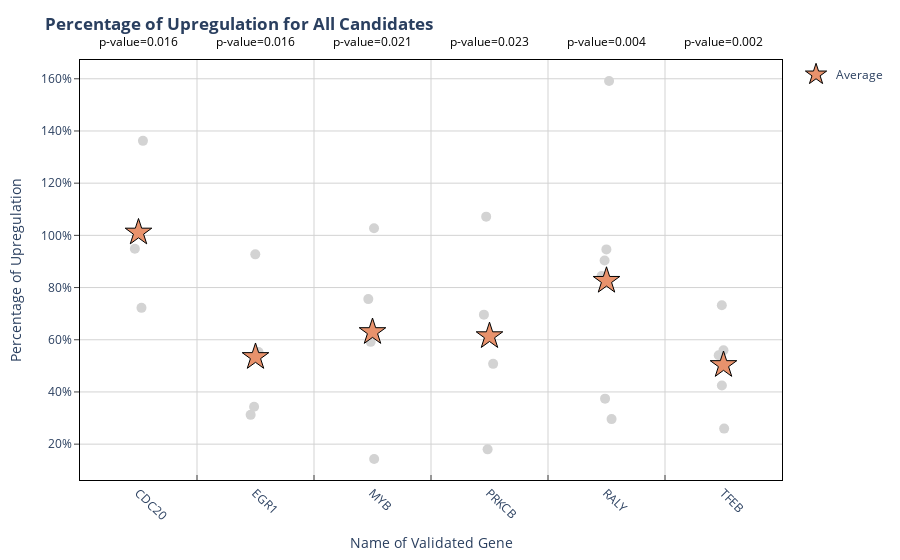

The notebook cell this image was saved under:
### Code cell
# Plot all candidates.
all_candidates_plot, order = _plot_percentage_upregulation(
    dataframe=luciferase_results,
    title_text="<b>Percentage of Upregulation for All Candidates</b>",
    only_positives=True
)

all_candidates_plot.show()

### Figure 1 — Plotly figure (JSON) as saved in the notebook; plotly's stock layout.template omitted (floating-point values rounded to 4 significant figures)
{"data": [{"alignmentgroup": "True", "boxpoints": "all", "fillcolor": "rgba(255,255,255,0)", "hoveron": "points", "hovertemplate": "gene_names=%{x}<br>percentage_of_upregulation=%{y}<extra></extra>", "jitter": 0.2, "legendgroup": "", "line": {"color": "rgba(255,255,255,0)"}, "marker": {"color": "lightgrey", "opacity": 1, "size": 10}, "name": "", "offsetgroup": "", "orientation": "v", "pointpos": 0, "showlegend": false, "type": "box", "x": ["EGR1", "EGR1", "EGR1", "EGR1", "CDC20", "CDC20", "CDC20", "RALY", "RALY", "RALY", "RALY", "RALY", "RALY", "PRKCB", "PRKCB", "PRKCB", "PRKCB", "TFEB", "TFEB", "TFEB", "TFEB", "TFEB", "MYB", "MYB", "MYB", "MYB"], "x0": " ", "xaxis": "x", "y": [55.33, 31.22, 92.73, 34.33, 94.85, 72.22, 136.2, 94.62, 159.2, 37.44, 29.6, 90.37, 84.4, 50.77, 69.62, 107.2, 18.01, 42.47, 54.05, 55.93, 25.95, 73.24, 14.31, 75.58, 59.2, 102.8], "y0": " ", "yaxis": "y"}, {"marker": {"color": "#e8926c", "line": {"color": "black", "width": 1}, "size": 20, "symbol": 17}, "mode": "markers", "name": "Average", "showlegend": true, "type": "scatter", "x": ["EGR1"], "y": [53.4]}, {"marker": {"color": "#e8926c", "line": {"color": "black", "width": 1}, "size": 20, "symbol": 17}, "mode": "markers", "name": "Average", "showlegend": false, "type": "scatter", "x": ["CDC20"], "y": [101.1]}, {"marker": {"color": "#e8926c", "line": {"color": "black", "width": 1}, "size": 20, "symbol": 17}, "mode": "markers", "name": "Average", "showlegend": false, "type": "scatter", "x": ["RALY"], "y": [82.6]}, {"marker": {"color": "#e8926c", "line": {"color": "black", "width": 1}, "size": 20, "symbol": 17}, "mode": "markers", "name": "Average", "showlegend": false, "type": "scatter", "x": ["PRKCB"], "y": [61.39]}, {"marker": {"color": "#e8926c", "line": {"color": "black", "width": 1}, "size": 20, "symbol": 17}, "mode": "markers", "name": "Average", "showlegend": false, "type": "scatter", "x": ["TFEB"], "y": [50.33]}, {"marker": {"color": "#e8926c", "line": {"color": "black", "width": 1}, "size": 20, "symbol": 17}, "mode": "markers", "name": "Average", "showlegend": false, "type": "scatter", "x": ["MYB"], "y": [62.96]}], "layout": {"annotations": [{"font": {"color": "black", "size": 12}, "showarrow": false, "text": "p-value=0.016", "textangle": 0, "x": 0, "xref": "x", "y": 1.07, "yref": "paper"}, {"font": {"color": "black", "size": 12}, "showarrow": false, "text": "p-value=0.016", "textangle": 0, "x": 1, "xref": "x", "y": 1.07, "yref": "paper"}, {"font": {"color": "black", "size": 12}, "showarrow": false, "text": "p-value=0.021", "textangle": 0, "x": 2, "xref": "x", "y": 1.07, "yref": "paper"}, {"font": {"color": "black", "size": 12}, "showarrow": false, "text": "p-value=0.023", "textangle": 0, "x": 3, "xref": "x", "y": 1.07, "yref": "paper"}, {"font": {"color": "black", "size": 12}, "showarrow": false, "text": "p-value=0.004", "textangle": 0, "x": 4, "xref": "x", "y": 1.07, "yref": "paper"}, {"font": {"color": "black", "size": 12}, "showarrow": false, "text": "p-value=0.002", "textangle": 0, "x": 5, "xref": "x", "y": 1.07, "yref": "paper"}], "autosize": true, "boxmode": "group", "legend": {"tracegroupgap": 0}, "margin": {"t": 60}, "plot_bgcolor": "white", "title": {"text": "<b>Percentage of Upregulation for All Candidates</b>"}, "xaxis": {"anchor": "y", "autorange": true, "categoryarray": ["CDC20", "EGR1", "MYB", "PRKCB", "RALY", "TFEB"], "categoryorder": "array", "domain": [0, 1], "gridcolor": "lightgrey", "linecolor": "black", "linewidth": 1, "mirror": true, "range": [-0.5, 5.5], "showgrid": true, "showline": true, "tickangle": 45, "ticks": "inside", "tickson": "boundaries", "title": {"text": "Name of Validated Gene"}, "type": "category"}, "yaxis": {"anchor": "x", "autorange": true, "domain": [0, 1], "dtick": 20, "gridcolor": "lightgrey", "linecolor": "black", "linewidth": 1, "mirror": true, "range": [6.263, 167.2], "showline": true, "ticks": "outside", "ticksuffix": "%", "title": {"text": "Percentage of Upregulation"}, "type": "linear"}}}
